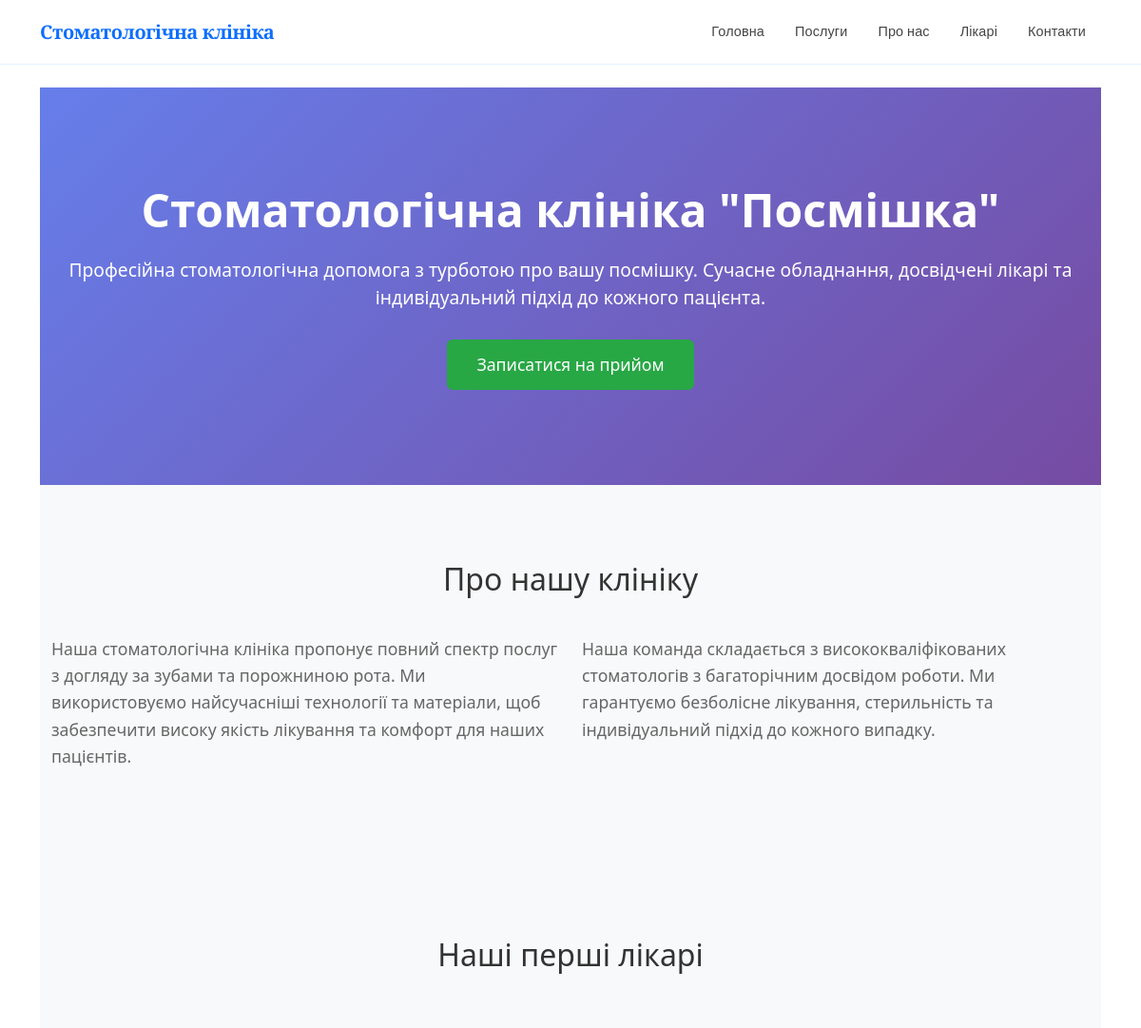
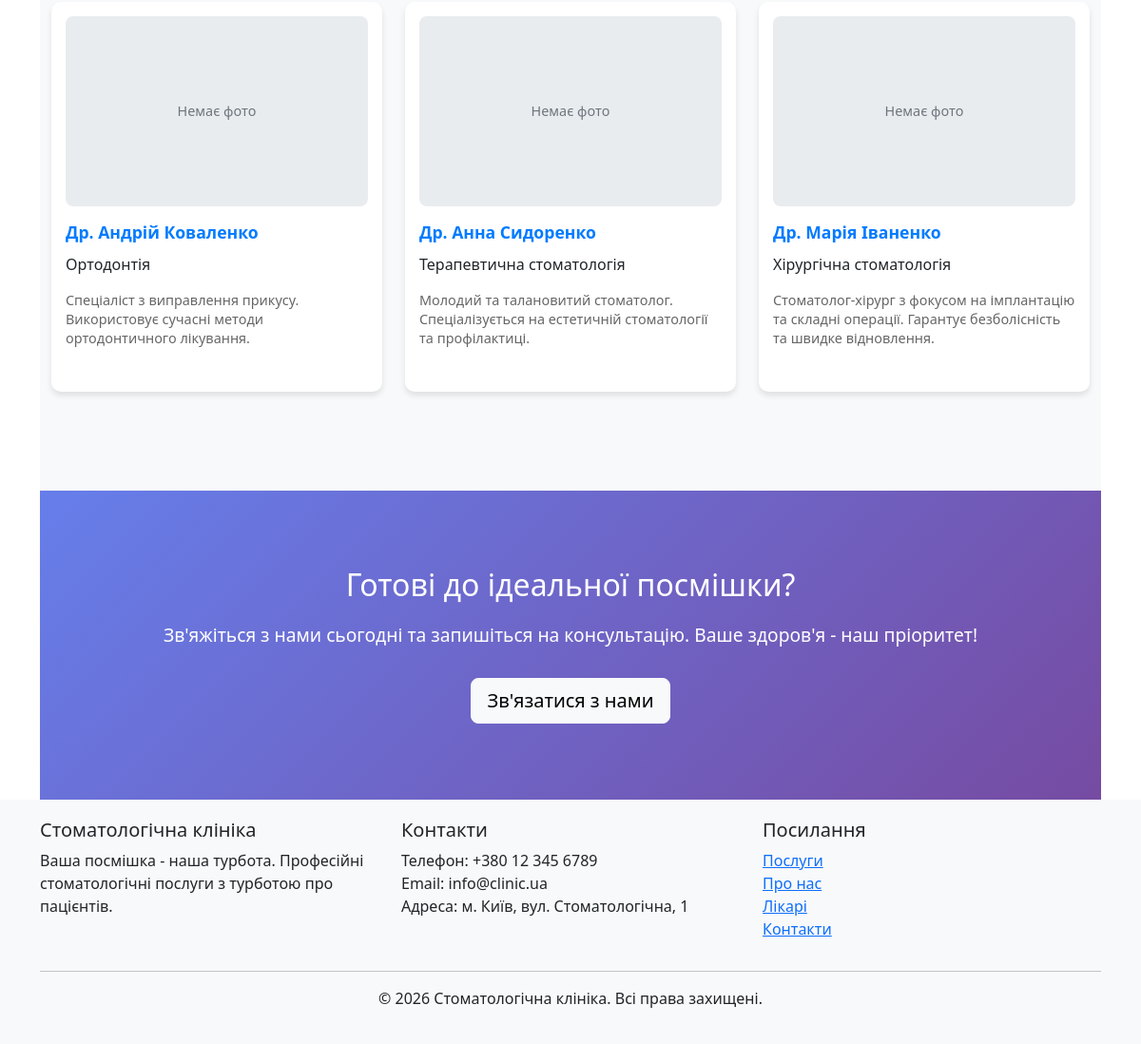
The page / on the database its author committed (2 pictures, top to bottom).
### shop/models.py (models this page shows, shortened)
class Doctor(models.Model):
    id = models.AutoField(primary_key=True, verbose_name="ID")
    name = models.CharField(max_length=255, verbose_name="Ім'я")
    specialization = models.CharField(max_length=255, verbose_name="Спеціалізація")
    description = models.TextField(blank=True, null=True, verbose_name="Опис")
    phone = models.CharField(max_length=20, blank=True, null=True, verbose_name="Телефон")
    email = models.EmailField(blank=True, null=True, verbose_name="Email")
    photo = models.ImageField(blank=True, null=True, upload_to='doctors/', verbose_name='Фото')
    procedures = models.ManyToManyField('Service', blank=True, related_name='doctors', verbose_name="Процедури")
    created_at = models.DateTimeField(auto_now_add=True, verbose_name="Дата створення")
    updated_at = models.DateTimeField(auto_now=True, verbose_name="Дата оновлення")
    class Meta:
        verbose_name = "Лікар"
        verbose_name_plural = "Лікарі"
        ordering = ['name']

### shop/views.py (the view)
# urls.py: 2. Add a URL to urlpatterns:  path('', views.home, name='home')
def home(request):
    doctors = Doctor.objects.all()[:3]
    context = {
        'title': 'Crunch',
        'message': 'Main page',
        'doctors': doctors
    }
    return render(request, 'shop/home.html', context)

### shop/templates/shop/home.html (shortened to what this page needs)
{% extends 'shop/base.html' %}
{% load static %}
{% block content %}
<section class="hero-section">
    <div class="container">
        <h1>Стоматологічна клініка "Посмішка"</h1>
        <p>Професійна стоматологічна допомога з турботою про вашу посмішку. Сучасне обладнання, досвідчені лікарі та індивідуальний підхід до кожного пацієнта.</p>
        <a href="{% url 'shop:doctors' %}" class="btn btn-primary btn-primary-custom">Записатися на прийом</a>
    </div>
</section>
<section class="about-section">
    <div class="container">
        <h2>Про нашу клініку</h2>
        <div class="row">
            <div class="col-md-6">
                <p>Наша стоматологічна клініка пропонує повний спектр послуг з догляду за зубами та порожниною рота. Ми використовуємо найсучасніші технології та матеріали, щоб забезпечити високу якість лікування та комфорт для наших пацієнтів.</p>
            </div>
            <div class="col-md-6">
                <p>Наша команда складається з висококваліфікованих стоматологів з багаторічним досвідом роботи. Ми гарантуємо безболісне лікування, стерильність та індивідуальний підхід до кожного випадку.</p>
            </div>
        </div>
    </div>
</section>
<section class="services-section">
    <div class="container">
        <h2>Наші перші лікарі</h2>
        <div class="row">
            {% for doctor in doctors %}
            <div class="col-md-4 mb-4">
                <div class="service-card">
                    {% if doctor.photo %}
                    <img src="{{ doctor.photo.url }}" alt="{{ doctor.name }}" class="doctor-photo img-fluid mb-3">
                    {% else %}
                    <div class="doctor-photo-placeholder mb-3">
                        <span>Немає фото</span>
                    </div>
                    {% endif %}
                    <h3>{{ doctor.name }}</h3>
                    <p class="specialization">{{ doctor.specialization }}</p>
                    {% if doctor.description %}
                    <p class="description">{{ doctor.description|truncatechars:140 }}</p>
                    {% endif %}
                </div>
            </div>
            {% empty %}
            <div class="col-12">
                <div class="service-card">
                    <p class="description">Поки що немає доступних лікарів для відображення.</p>
                </div>
            </div>
            {% endfor %}
        </div>
    </div>
</section>
<section class="cta-section">
    <div class="container">
        <h2>Готові до ідеальної посмішки?</h2>
        <p>Зв'яжіться з нами сьогодні та запишіться на консультацію. Ваше здоров'я - наш пріоритет!</p>
        <a href="{% url 'shop:contact' %}" class="btn btn-light btn-lg">Зв'язатися з нами</a>
    </div>
</section>
{% endblock %}

### shop/static/shop/css/style.css (style rules this page uses)
.hero-section { background: linear-gradient(135deg, #667eea 0%, #764ba2 100%); color: white; padding: 100px 0; text-align: center; }
.hero-section h1 { font-size: 3rem; font-weight: bold; margin-bottom: 20px; }
.hero-section p { font-size: 1.2rem; margin-bottom: 30px; }
.btn-primary-custom { background-color: #28a745; border-color: #28a745; padding: 12px 30px; font-size: 1.1rem; }
.about-section { padding: 80px 0; background-color: #f8f9fa; }
.about-section h2 { text-align: center; margin-bottom: 40px; color: #333; }
.about-section p { font-size: 1.1rem; line-height: 1.6; color: #666; }
.services-section { padding: 80px 0; background-color: #f8f9fa; }
.services-section h2 { text-align: center; margin-bottom: 60px; color: #333; }
.service-card { background: white; border-radius: 10px; padding: 15px; box-shadow: 0 4px 6px rgba(0, 0, 0, 0.1); margin-bottom: 20px; transition: transform 0.3s ease; display: flex; flex-direction: column; height: 100%; min-height: auto; }
.service-card .doctor-photo-placeholder { width: 100%; height: 200px; background: #e9ecef; border-radius: 8px; display: flex; align-items: center; justify-content: center; margin-bottom: 12px; color: #6c757d; font-size: 0.9rem; }
.service-card h3 { color: #007bff; margin-bottom: 10px; font-size: 1.1rem; font-weight: 600; word-wrap: break-word; word-break: break-word; overflow-wrap: break-word; line-height: 1.3; }
.service-card .description { color: #666; line-height: 1.4; flex-grow: 1; margin-bottom: 10px; font-size: 0.9rem; word-wrap: break-word; }
.cta-section { background: linear-gradient(135deg, #667eea 0%, #764ba2 100%); color: white; padding: 80px 0; text-align: center; }
.cta-section h2 { margin-bottom: 20px; }
.cta-section p { font-size: 1.2rem; margin-bottom: 30px; }
body { min-height: 100vh; display: flex; flex-direction: column; }
.doctor-photo-placeholder { width: 100%; height: 400px; background: #e9ecef; border-radius: 8px; display: flex; align-items: center; justify-content: center; color: #6c757d; font-size: 1.1rem; }

### rows shown on the page
Doctor: shows "Немає фото", name "Др. Андрій Коваленко", specialization "Ортодонтія", description "Спеціаліст з виправлення прикусу. Використовує сучасні методи ортодонтичного лікування."
Doctor: shows "Немає фото", name "Др. Анна Сидоренко", specialization "Терапевтична стоматологія", description "Молодий та талановитий стоматолог. Спеціалізується на естетичній стоматології та профілактиці."
Doctor: shows "Немає фото", name "Др. Марія Іваненко", specialization "Хірургічна стоматологія", description "Стоматолог-хірург з фокусом на імплантацію та складні операції. Гарантує безболісність та швидке відновлення."
